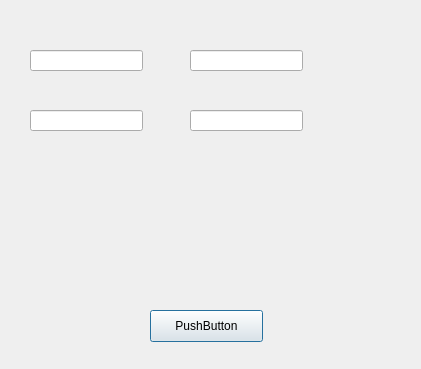
<?xml version="1.0" encoding="UTF-8"?>
<ui version="4.0">
 <class>editcomputer</class>
 <widget class="QDialog" name="editcomputer">
  <property name="geometry">
   <rect>
    <x>0</x>
    <y>0</y>
    <width>421</width>
    <height>369</height>
   </rect>
  </property>
  <property name="windowTitle">
   <string>Dialog</string>
  </property>
  <widget class="QPushButton" name="pushButton">
   <property name="geometry">
    <rect>
     <x>150</x>
     <y>310</y>
     <width>113</width>
     <height>32</height>
    </rect>
   </property>
   <property name="text">
    <string>PushButton</string>
   </property>
  </widget>
  <widget class="QLineEdit" name="lineEdit">
   <property name="geometry">
    <rect>
     <x>30</x>
     <y>50</y>
     <width>113</width>
     <height>21</height>
    </rect>
   </property>
  </widget>
  <widget class="QLineEdit" name="lineEdit_2">
   <property name="geometry">
    <rect>
     <x>190</x>
     <y>50</y>
     <width>113</width>
     <height>21</height>
    </rect>
   </property>
  </widget>
  <widget class="QLineEdit" name="lineEdit_3">
   <property name="geometry">
    <rect>
     <x>30</x>
     <y>110</y>
     <width>113</width>
     <height>21</height>
    </rect>
   </property>
  </widget>
  <widget class="QLineEdit" name="lineEdit_4">
   <property name="geometry">
    <rect>
     <x>190</x>
     <y>110</y>
     <width>113</width>
     <height>21</height>
    </rect>
   </property>
  </widget>
 </widget>
 <resources/>
 <connections/>
</ui>
